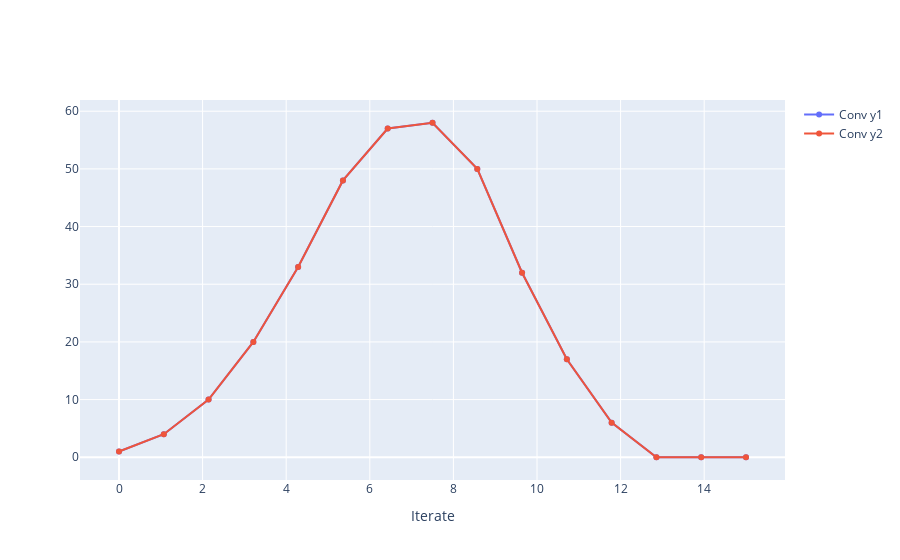

Here is the notebook cell this chart was saved with:
### Code cell
fig = go.Figure()
N = 15
x_axis = np.linspace(0 , 15, N)

fig.add_traces(go.Scatter( 
                        x = x_axis, y = ya_11, mode='markers+lines', name= 'Conv y1'))
fig.add_traces(go.Scatter( 
                        x = x_axis, y = ya_22, mode='markers+lines', name= 'Conv y2'))
fig.update_layout(
        xaxis=go.layout.XAxis(
        title=go.layout.xaxis.Title(
            text="Iterate<br><sup>"
            )
        )
    )

### Figure 1 — Plotly figure (JSON) as saved in the notebook; plotly's stock layout.template omitted (floating-point values rounded to 4 significant figures)
{"data": [{"mode": "markers+lines", "name": "Conv y1", "type": "scatter", "x": [0, 1.071, 2.143, 3.214, 4.286, 5.357, 6.429, 7.5, 8.571, 9.643, 10.71, 11.79, 12.86, 13.93, 15], "y": [1, 4, 10, 20, 33, 48, 57, 58, 50, 32, 17, 6, 0, 0, 0]}, {"mode": "markers+lines", "name": "Conv y2", "type": "scatter", "x": [0, 1.071, 2.143, 3.214, 4.286, 5.357, 6.429, 7.5, 8.571, 9.643, 10.71, 11.79, 12.86, 13.93, 15], "y": [1, 4, 10, 20, 33, 48, 57, 58, 50, 32, 17, 6, 0, 0, 0]}], "layout": {"xaxis": {"title": {"text": "Iterate<br><sup>"}}}}
